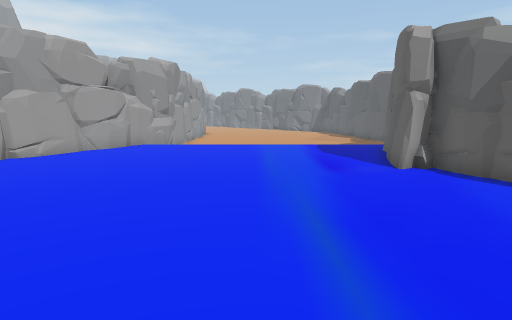
view 1 (above)

20 first-person views from a walk through a 3-D level made in the Unity game engine. The camera is 1.4 m above the floor, tilts 8° down and sees 75° across. The floor is counted in squares, 1 m on a side. Each view is taken from the middle of a square. On the plan, view 1 faces up. The plan holds only what a view shows up to about 15 squares ahead; the rest is blank. The place goes on beyond the plan. The player is left out.

view 2
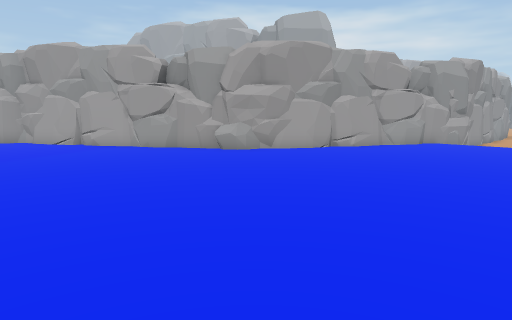

view 3
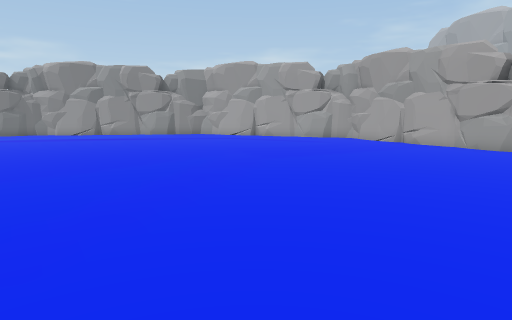

view 4
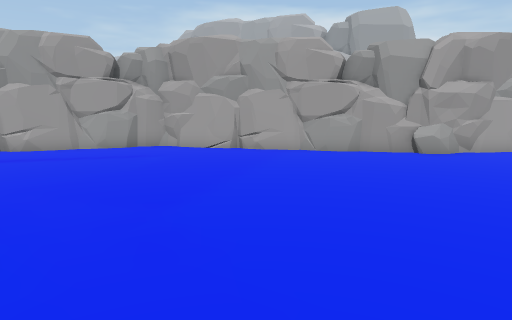

view 5
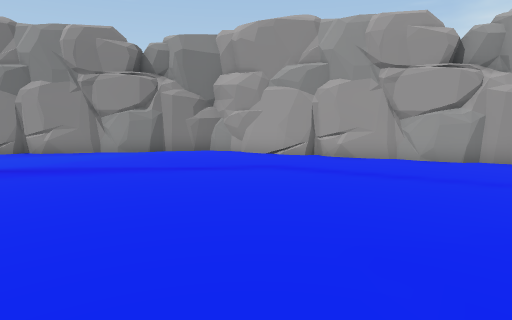

view 6
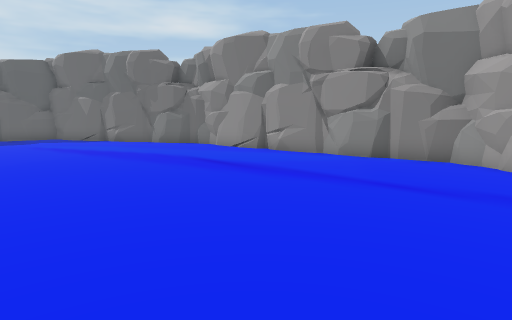

view 7
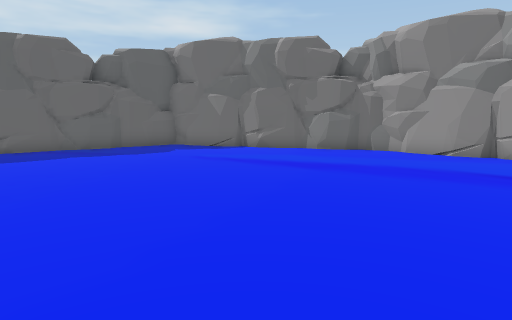

view 8
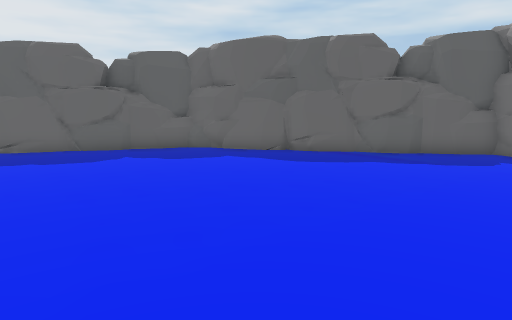

view 9
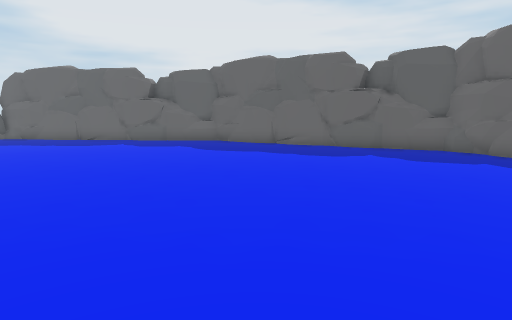

view 10
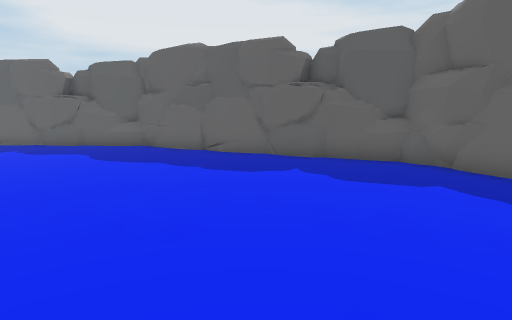

view 11
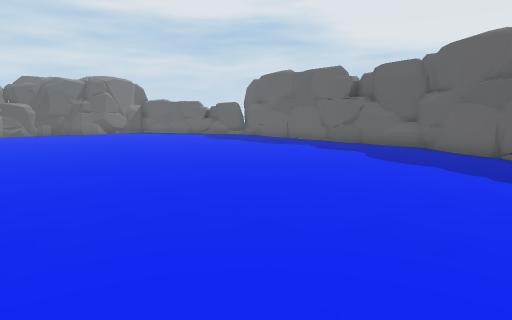

view 12
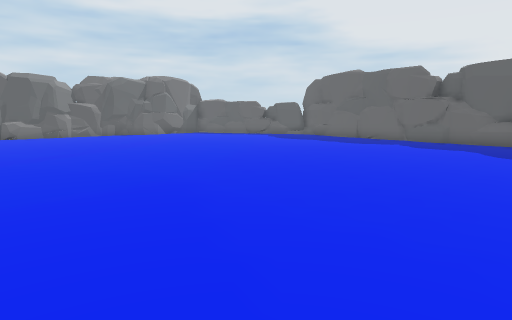

view 13
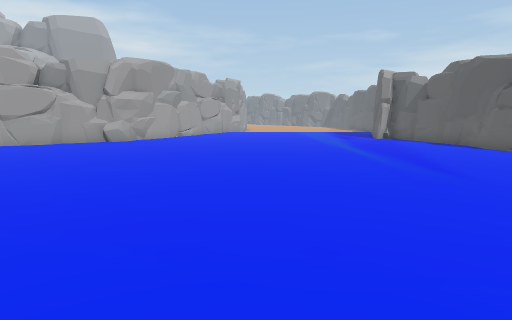

view 14
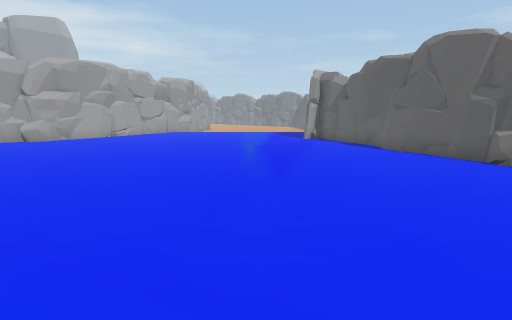

view 15
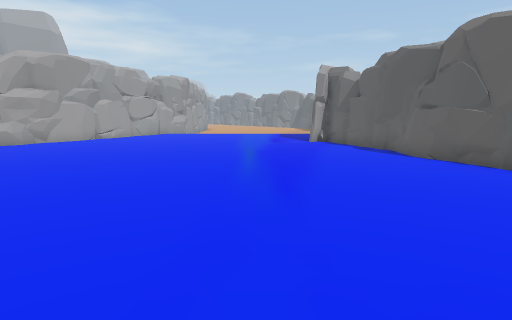

view 16
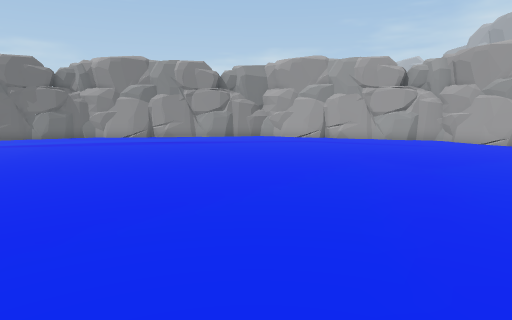

view 17
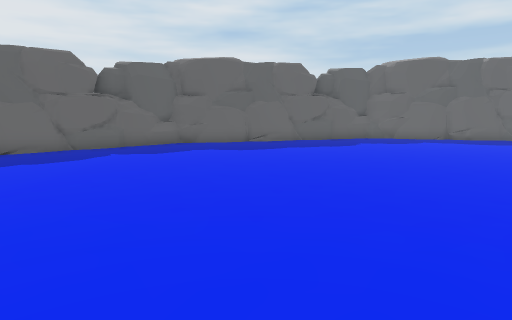

view 18
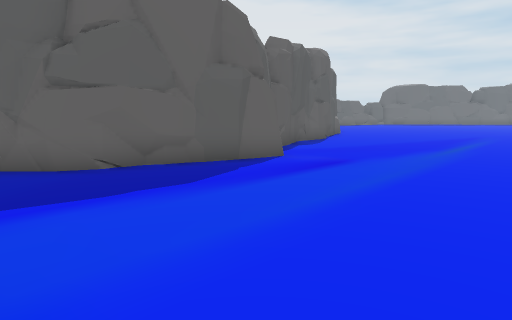

view 19
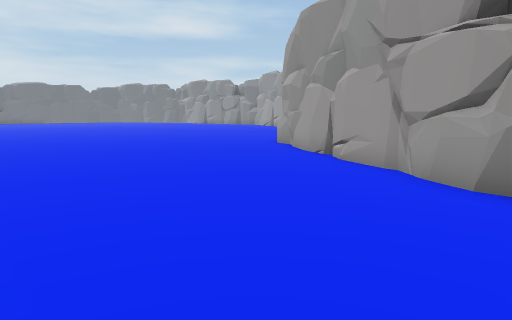

view 20
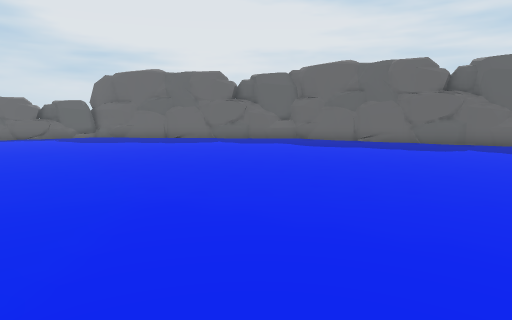

### Floor plan
Key: @ floor where view 1 was taken; # wall or solid block; . floor; / step, stairs or slope.
Columns run from 23 left of view 1 to 6 right of it. Each row starts with its distance up from view 1.
 15                  ##//////////
 14                  #...........#
 13                 ##..........##
 12                 #...........#
 11                ##..........##
 10                #...........##
  9               ##...........##
  8              ##............##
  7              #..............##
  6            ###...............#
  5          ###.................#
  4         ##...................#
  3       ###....................#
  2     ###.......................
  1     #.........................
  0    ##..................@......
 -1    #..........................
 -2   ##..........................
 -3   #...........................
 -4   #...........................
 -5  ##..........................
 -6  #...........................
 -7 ##...........................
 -8 #............................
 -9 ##...........................
-10  #...........................
-11  #...........................
-12  #............................
-13  #............................
-14  #............................
-15  ##...........................
-16   #...........................
-17   #...........................
-18   #...........................
-19   ##..........................
-20    #..........................
-21    ##.........................
-22     #........................#
-23     ##......................##
-24      #.....................##
-25      ###................####
-26       ######..........###
-27            #####..#####
-28                ####

Positions as (right, up) in squares from view 1, and headings:
1: (0, 0), facing up
2: (0, -2), facing up-left
3: (0, -4), facing left
4: (-6, -6), facing up-left
5: (-10, -6), facing left
6: (-12, -5), facing down-left
7: (-9, -12), facing down-left
8: (-9, -14), facing down
9: (-10, -14), facing down-right
10: (-10, -18), facing down-right
11: (-10, -18), facing right
12: (-10, -14), facing right
13: (-3, -10), facing up
14: (1, -10), facing up
15: (1, -8), facing up
16: (-2, -8), facing left
17: (0, -9), facing down
18: (-2, 15), facing down-right
19: (0, 15), facing down-left
20: (-8, -10), facing down-right
